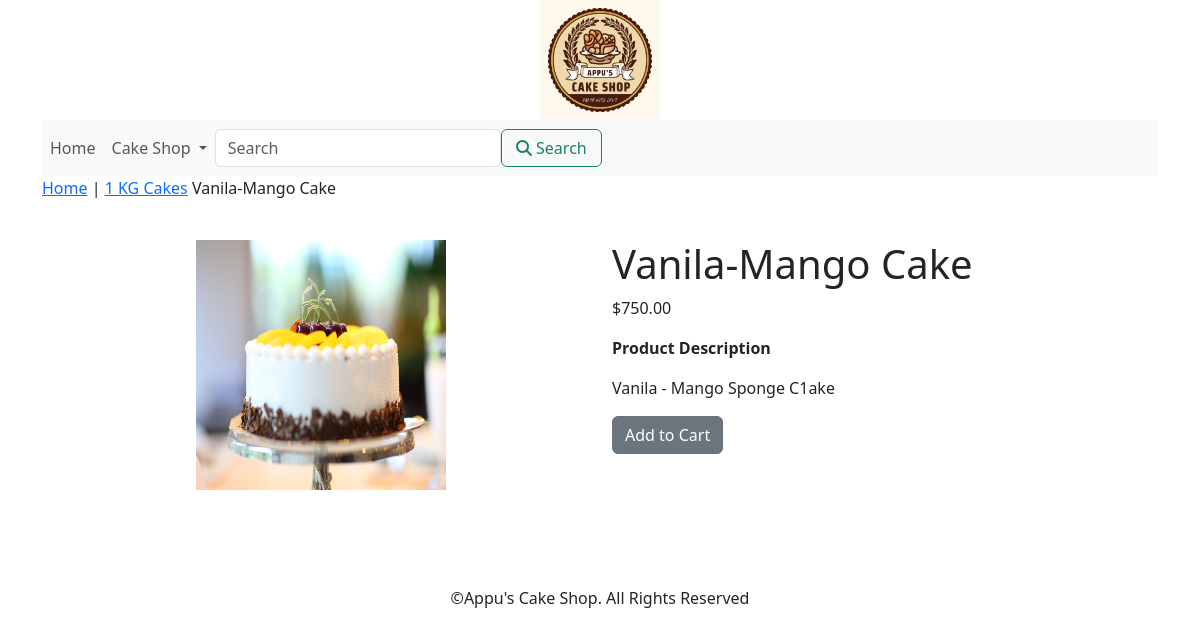
The page /1-kg-cakes/vanila-mango-cake/ on the database its author committed.
### cakeapp/models.py (models this page shows, shortened)
class Products(models.Model):
    name=models.CharField(max_length=250,unique=True)
    slug=models.SlugField(max_length=250,unique=True)
    desc=models.TextField(blank=True)
    price=models.DecimalField(max_digits=10,decimal_places=2)
    category=models.ForeignKey(Category,on_delete=models.CASCADE)
    image=models.ImageField(upload_to='product',blank=True)
    stock=models.IntegerField()
    available=models.BooleanField(default=True)
    created=models.DateTimeField(auto_now_add=True)
    updated=models.DateTimeField(auto_now=True)
    class Meta:
        ordering=('name',)
        verbose_name='product'
        verbose_name_plural='products'

class Category(models.Model):
    name=models.CharField(max_length=250,unique=True)
    slug = models.SlugField(max_length=250, unique=True)
    desc=models.TextField(blank=True)
    image=models.ImageField(upload_to='category',blank=True)
    class Meta:
        ordering=('name',)
        verbose_name='category'
        verbose_name_plural='categories'
    def get_url(self):
        return reverse('cakeapp:products_by_category', args=[self.slug])
    def __str__(self):
        return '{}'.format(self.name)

### cakeapp/views.py (the view)
# urls.py: path('<slug:c_slug>/<slug:product_slug>/',views.prodetail,name='procatdetail')
def prodetail(request,c_slug,product_slug):
    try:
        product=Products.objects.get(category__slug=c_slug,slug=product_slug)
    except Exception as e:
        raise e
    return render(request,'product.html',{'product1':product})

### cakeapp/context_processors.py (called while the page is built)
def menu_links(request):
    links=Category.objects.all()
    return dict(links=links)

### cart_app/context_processors.py (called while the page is built)
def counter(request):
    item_count=0
    if 'admin' in request.path:
        return {}
    else:
        try:
            cart=Cart.objects.filter(Cart_id=_cart_id(request))
            cart_item=CartItem.objects.all().filter(cart=cart[:1])
            for citem in cart_item:
                item_count += citem.quantity
        except Cart.DoesNotExist:
            item_count=0
    return dict(item_count=item_count)

### cart_app/views.py (called while the page is built)
def _cart_id(request):
    cart=request.session.session_key
    if not cart:
        cart=request.session.create()
    return cart

### templates/product.html (shortened to what this page needs)
{% extends 'base.html' %}
{% load static %}
{% block content %}
    <div class="row my_prod_row_class">
        <div class="mx-auto">
            <p><a href="{% url 'cakeapp:allprodcat' %}">Home</a> | <a href="{{product1.category.get_url}}">{{product1.category}}</a>
            {{product1.name}}</p>
        </div>
    </div>
    <div class="container">
    <br>
        <div class="row">
            <div class="col-12 col-sm-12 col-md-12 col-lg-6 text-center">
                <div style="min-width:18 rem;">
                    <img src="{{product1.image.url}}" alt="{{product1.name}}" width="250px;" height="250px;">
                </div>
            </div>
            <div class="col-12 col-sm-12 col-md-12 col-lg-6">
                <div>
                    <h1 class="my_prod_title">{{product1.name}}</h1>
                    <p>${{product1.price}}</p>
                    <p class="my_title"><b>Product Description</b></p>
                    <p class="text-justify my_prod_text">{{product1.desc}}</p>
                    {% if product1.stock <= 0 %}
                        <p class="text-justify my_prod_text"><b>Out of Stock</b></p>
                    {% else %}
                        <a class="btn btn-secondary" href="{% url 'cart_app:add_cart' product1.id %}">Add to Cart</a>
                    {% endif %}
                </div>
            </div>
        </div>
    </div>
{% endblock %}

### rows shown on the page
Products: category "1 KG Cakes", name "Vanila-Mango Cake", image (picture), price "750.00", desc "Vanila - Mango Sponge C1ake"
